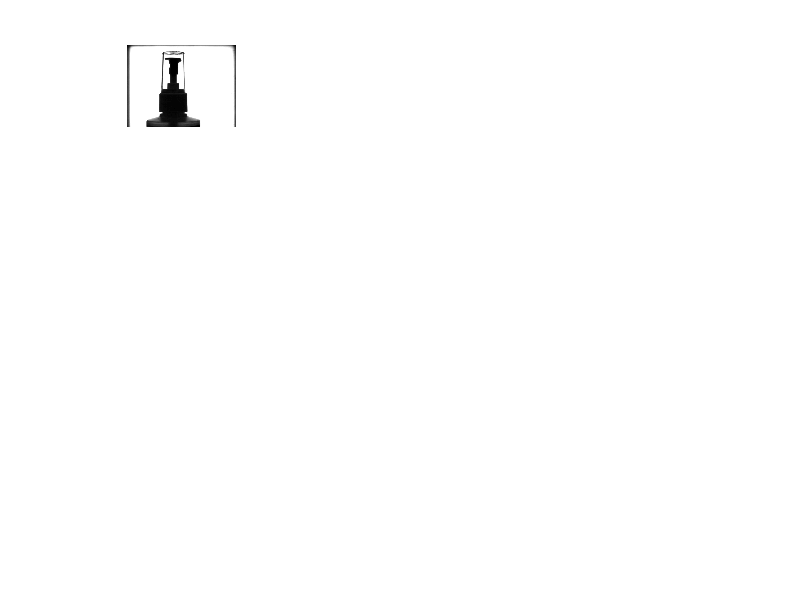

Reproduce this figure in MATLAB. (Note: this script raises an error after producing the figure.)
load spray
figure
for k = 1:12
    subplot(4,3,k),
    eval(['imshow(sp',num2str(k),')']);
    roi  = imline(gca,[30 500],[100 100]);
    setColor(roi,'g');
end
